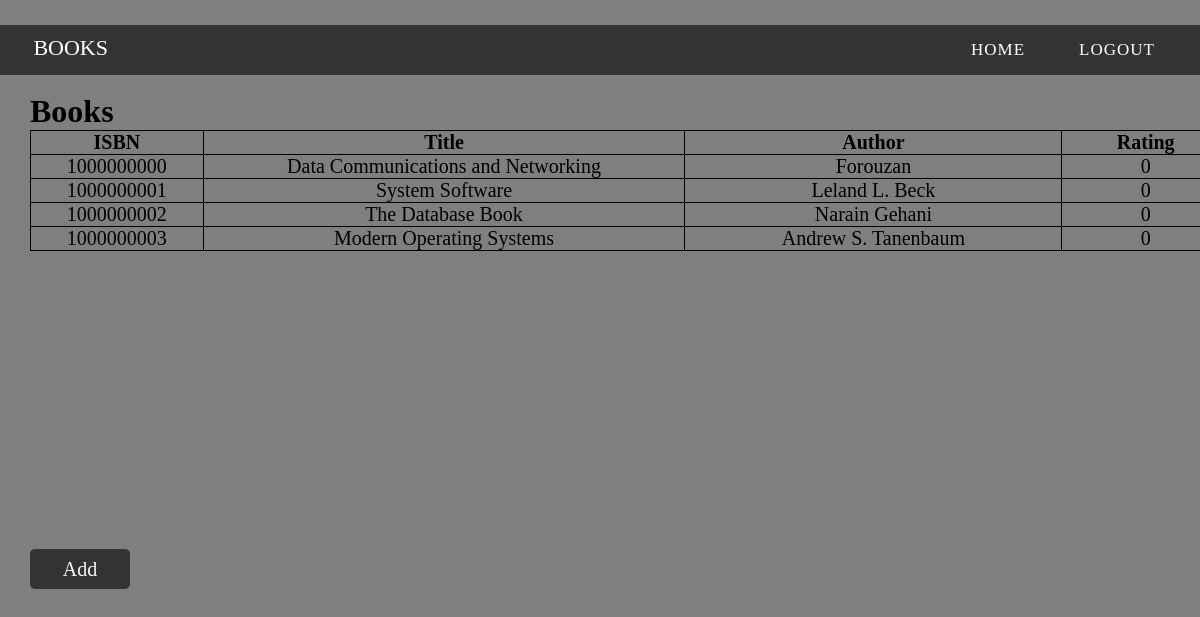
The page /admin_books on the database as committed earlier.
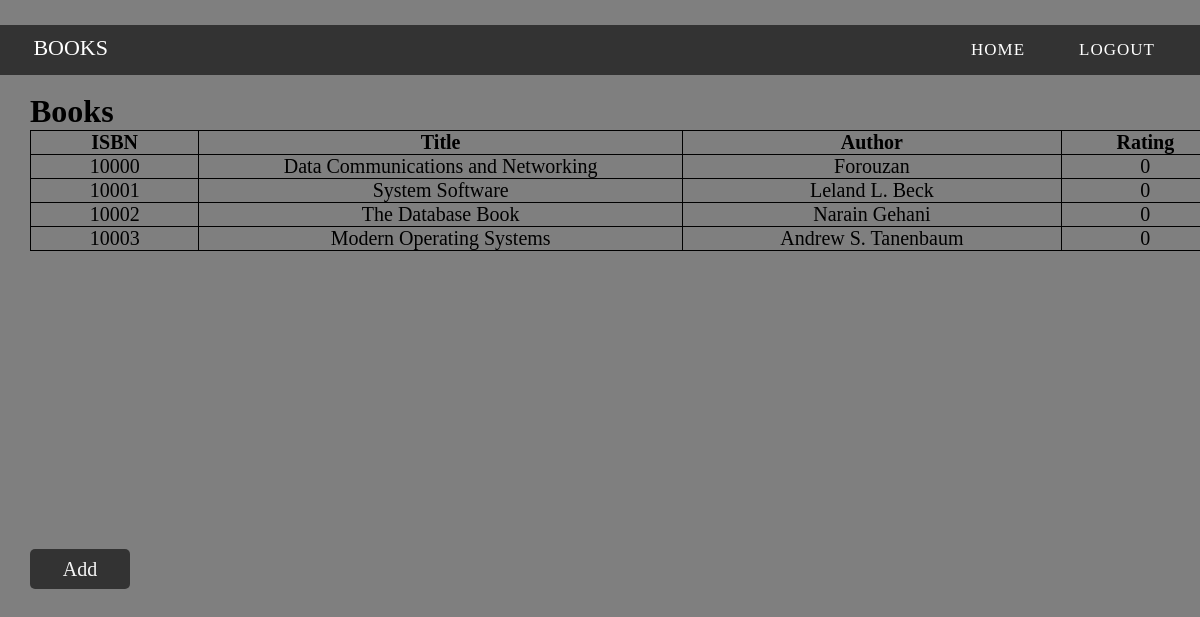
The same page on the database as committed later.
### tables this page shows
CREATE TABLE books(ISBN int(5) ,book_name varchar(40) ,author varchar(50) ,popularity int DEFAULT 0);

### app/routes.py (the view)
@app.route('/admin_books',methods = ['GET'])
def admin_get_books():
    all_books = get_all_books()
    return render_template('admin_books.html',all_books = all_books)

### app/queries.py (called while the page is built)
def connect():
    conn = sqlite3.connect("./bookshelf_database.db")
    cur = conn.cursor()
    return conn, cur

def get_all_books():
    conn,cur = connect()
    cur.execute("SELECT ISBN,book_name,author,rating FROM books;")
    all_books = cur.fetchall()
    conn.close()
    return all_books

### app/templates/admin_books.html (shortened to what this page needs)
<html>
    <head>
    </head>
    <body>
            <div class="custom-padding">
                    <nav>
                        <div class="logo">Books</div>
                        <ul class="menu-area">
                            <li><a href="/admin_home">Home</a></li>
                            <li><a href="/login">Logout</a></li>
                        </ul>
                    </nav>
                </div>
                <br>
        <h1 style = "margin-left: 30px">Books<h1>
            <div style ="height:47.8%;;overflow-y:scroll;overflow-x:hidden;">
                <table  class="a">
                        <tr>
                        <th class="c">ISBN</th>
                        <th class="b">Title</th>
                        <th class="aaa">Author</th>
                        <th class="c">Rating</th>
                        </tr>
                        {% for book in all_books %}
                            <tr>
                                {% for detail in book %}
                                    <td style="text-align:center">{{detail}}</td>
                                {% endfor %}
                            </tr>
                        {% endfor %}
                </table>
            </div>
                <br>
                <button type = 'submit' onclick="window.location.href = '/admin_add_book'" class="b1">Add</button>
</html>

### app/templates/admin_books.html (style rules this page uses)
* { margin:0; padding:0; -webkit-box-sizing: border-box; -moz-box-sizing: border-box; box-sizing: border-box; font-family: Palatino, "Palatino LT STD", "Palatino Linotype", "Book Antiqua", Georgia, serif; }
body { background:url(https://image.freepik.com/free-photo/wooden-board-empty-table-top-on-of-blurred-background-perspective-brown-wood-table-over-blur-in-coffee-shop-background-can-be-used-mock-up-for-montage-products-display-or-design-key-visual-layout_1253-952.jpg) no-repeat; background-size:100% 100%; width: 100%; height: 100%; max-height: 100%; background-color: rgba(0,0,0,0.5); }
table, th, td { border: 1px solid black; border-collapse: collapse; }
th { text-align:center; }
table.a { table-layout: auto; width:100%; margin-left: 30px; font-size: 20px; }
.aaa { width:18%; font-size: 20px; }
.b { width:23%; font-size: 20px; }
.c { width:8%; font-size: 20px; }
body { -webkit-background-size: cover; background-position:center center; height:100vh; background:#fff background-size:cover; }
.menu-area li a { text-decoration:none; color:#fff; letter-spacing:1px; text-transform: uppercase; display:block; padding:0 25px; font-size:17px; line-height:30px; position: relative; z-index: 1; }
.menu-area li { list-style:none; display:inline-block; }
.custom-padding { padding-top:25px; }
nav { position:relative; padding:10px 20px 10px 10px; text-align:right; z-index:1; background:#333; margin:0 auto; width:calc(100% -60px); }
.logo { width:30%; float:left; text-transform:uppercase; color:#fff; font-size:22px; text-align:left; padding-left:2%; }
.b1 { margin-left: 30px; width: 100px; height: 40px; border: none; color:whitesmoke; cursor:pointer; border-radius: 5px; background:rgb(0,0,0, 0.6); outline: none; font-size: 20px; }

Rows that differ between the two databases and show on the page:
changed books "Data Communications and Networking": ISBN "1000000000" → "10000"
changed books "System Software": ISBN "1000000001" → "10001"
changed books "The Database Book": ISBN "1000000002" → "10002"
changed books "Modern Operating Systems": ISBN "1000000003" → "10003"
